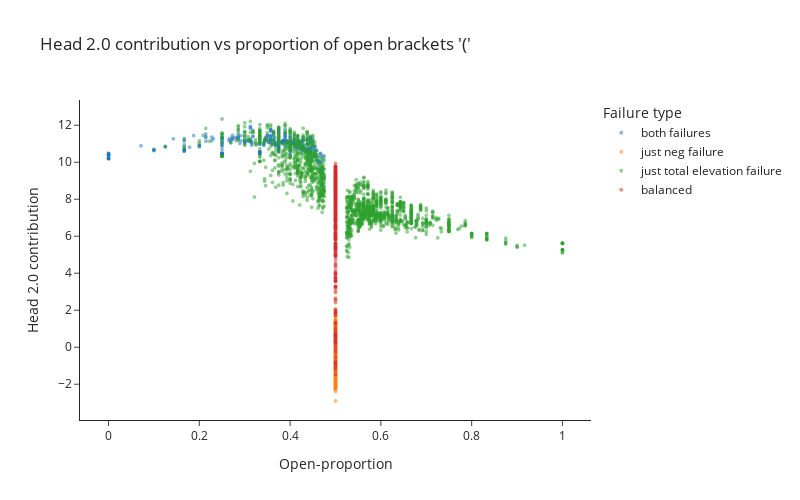

The code cell stored with this chart in its notebook:
### Code cell
print(failure_types_dict.keys())
if MAIN:
    fig = px.scatter(
        x=data.open_proportion, y=h20_in_d, color=failure_types, 
        title="Head 2.0 contribution vs proportion of open brackets '('", template="simple_white", height=500, width=800,
        labels={"x": "Open-proportion", "y": "Head 2.0 contribution"}, category_orders={"color": list(failure_types_dict.keys())}
    ).update_traces(marker_size=4, opacity=0.5).update_layout(legend_title_text='Failure type')
    fig.show()

### Figure 1 — Plotly figure (JSON) as saved in the notebook; plotly's stock layout.template omitted (floating-point values rounded to 4 significant figures; data arrays with more than 128 entries replaced by an {"elided": "..."} marker saying what was removed)
{"data": [{"hovertemplate": "color=both failures<br>Open-proportion=%{x}<br>Head 2.0 contribution=%{y}<extra></extra>", "legendgroup": "both failures", "marker": {"color": "#1F77B4", "size": 4, "symbol": "circle"}, "mode": "markers", "name": "both failures", "opacity": 0.5, "showlegend": true, "type": "scattergl", "x": {"elided": "481 float values"}, "xaxis": "x", "y": {"elided": "481 float values"}, "yaxis": "y"}, {"hovertemplate": "color=just neg failure<br>Open-proportion=%{x}<br>Head 2.0 contribution=%{y}<extra></extra>", "legendgroup": "just neg failure", "marker": {"color": "#FF7F0E", "size": 4, "symbol": "circle"}, "mode": "markers", "name": "just neg failure", "opacity": 0.5, "showlegend": true, "type": "scattergl", "x": {"elided": "2284 float values"}, "xaxis": "x", "y": {"elided": "2284 float values"}, "yaxis": "y"}, {"hovertemplate": "color=just total elevation failure<br>Open-proportion=%{x}<br>Head 2.0 contribution=%{y}<extra></extra>", "legendgroup": "just total elevation failure", "marker": {"color": "#2CA02C", "size": 4, "symbol": "circle"}, "mode": "markers", "name": "just total elevation failure", "opacity": 0.5, "showlegend": true, "type": "scattergl", "x": {"elided": "1723 float values"}, "xaxis": "x", "y": {"elided": "1723 float values"}, "yaxis": "y"}, {"hovertemplate": "color=balanced<br>Open-proportion=%{x}<br>Head 2.0 contribution=%{y}<extra></extra>", "legendgroup": "balanced", "marker": {"color": "#D62728", "size": 4, "symbol": "circle"}, "mode": "markers", "name": "balanced", "opacity": 0.5, "showlegend": true, "type": "scattergl", "x": {"elided": "512 float values"}, "xaxis": "x", "y": {"elided": "512 float values"}, "yaxis": "y"}], "layout": {"height": 500, "legend": {"title": {"text": "Failure type"}, "tracegroupgap": 0}, "title": {"text": "Head 2.0 contribution vs proportion of open brackets '('"}, "width": 800, "xaxis": {"anchor": "y", "domain": [0, 1], "title": {"text": "Open-proportion"}}, "yaxis": {"anchor": "x", "domain": [0, 1], "title": {"text": "Head 2.0 contribution"}}}}
